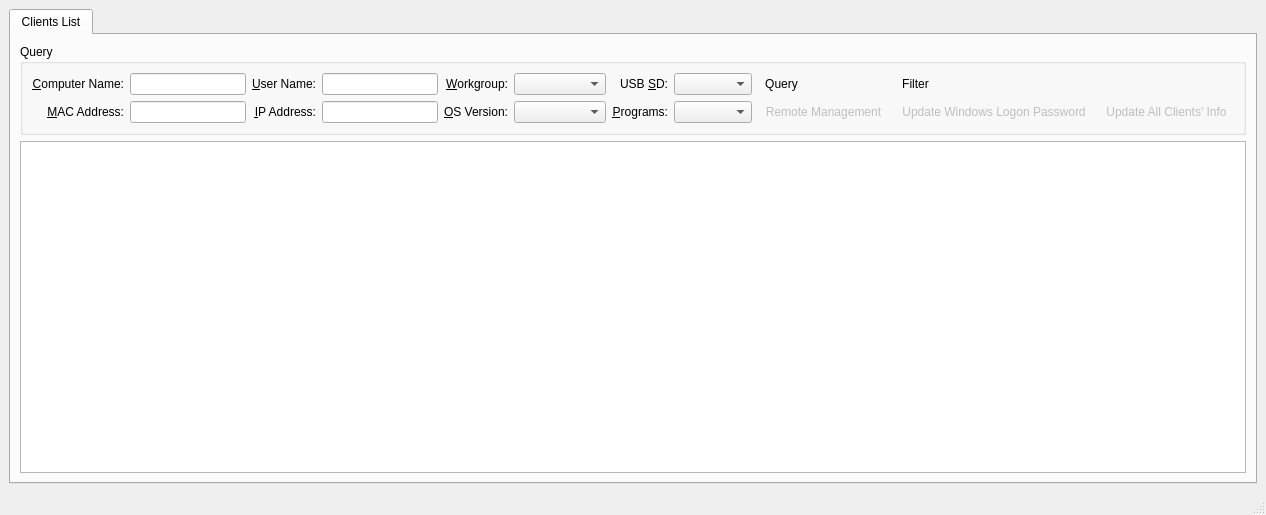
<?xml version="1.0" encoding="UTF-8"?>
<ui version="4.0">
 <class>ControlCenterClass</class>
 <widget class="QMainWindow" name="ControlCenterClass">
  <property name="geometry">
   <rect>
    <x>0</x>
    <y>0</y>
    <width>862</width>
    <height>515</height>
   </rect>
  </property>
  <property name="sizePolicy">
   <sizepolicy hsizetype="Expanding" vsizetype="Expanding">
    <horstretch>0</horstretch>
    <verstretch>0</verstretch>
   </sizepolicy>
  </property>
  <property name="windowTitle">
   <string>Control Center</string>
  </property>
  <widget class="QWidget" name="centralwidget">
   <layout class="QGridLayout" name="gridLayout_3">
    <item row="0" column="0">
     <widget class="QTabWidget" name="tabWidget">
      <property name="currentIndex">
       <number>0</number>
      </property>
      <widget class="QWidget" name="tabClientsList">
       <attribute name="title">
        <string>Clients List</string>
       </attribute>
       <layout class="QGridLayout" name="gridLayout_2">
        <item row="0" column="0">
         <widget class="QGroupBox" name="groupBox">
          <property name="title">
           <string>Query</string>
          </property>
          <layout class="QGridLayout" name="gridLayout">
           <item row="1" column="0">
            <widget class="QLabel" name="labelComputerName">
             <property name="text">
              <string>&amp;Computer Name:</string>
             </property>
             <property name="alignment">
              <set>Qt::AlignRight|Qt::AlignTrailing|Qt::AlignVCenter</set>
             </property>
             <property name="buddy">
              <cstring>lineEditComputerName</cstring>
             </property>
            </widget>
           </item>
           <item row="1" column="1">
            <widget class="QLineEdit" name="lineEditComputerName">
             <property name="minimumSize">
              <size>
               <width>100</width>
               <height>0</height>
              </size>
             </property>
            </widget>
           </item>
           <item row="2" column="5">
            <widget class="QComboBox" name="comboBoxOSVersion">
             <item>
              <property name="text">
               <string/>
              </property>
             </item>
             <item>
              <property name="text">
               <string>WIN_2000</string>
              </property>
             </item>
             <item>
              <property name="text">
               <string>WIN_XP</string>
              </property>
             </item>
             <item>
              <property name="text">
               <string>WIN_7</string>
              </property>
             </item>
            </widget>
           </item>
           <item row="2" column="4">
            <widget class="QLabel" name="labelOS">
             <property name="text">
              <string>&amp;OS Version:</string>
             </property>
             <property name="alignment">
              <set>Qt::AlignRight|Qt::AlignTrailing|Qt::AlignVCenter</set>
             </property>
             <property name="buddy">
              <cstring>comboBoxOSVersion</cstring>
             </property>
            </widget>
           </item>
           <item row="1" column="5">
            <widget class="QComboBox" name="comboBoxWorkgroup">
             <property name="sizePolicy">
              <sizepolicy hsizetype="Preferred" vsizetype="Fixed">
               <horstretch>0</horstretch>
               <verstretch>0</verstretch>
              </sizepolicy>
             </property>
             <property name="toolTip">
              <string>Department</string>
             </property>
             <property name="statusTip">
              <string/>
             </property>
             <property name="whatsThis">
              <string>Department</string>
             </property>
             <item>
              <property name="text">
               <string notr="true"/>
              </property>
             </item>
             <item>
              <property name="text">
               <string notr="true">Account</string>
              </property>
             </item>
             <item>
              <property name="text">
               <string notr="true">AdminDept</string>
              </property>
             </item>
             <item>
              <property name="text">
               <string notr="true">Cost</string>
              </property>
             </item>
             <item>
              <property name="text">
               <string notr="true">Custom</string>
              </property>
             </item>
             <item>
              <property name="text">
               <string>GMO</string>
              </property>
             </item>
             <item>
              <property name="text">
               <string notr="true">HR</string>
              </property>
             </item>
             <item>
              <property name="text">
               <string notr="true">Marker</string>
              </property>
             </item>
             <item>
              <property name="text">
               <string notr="true">PDS</string>
              </property>
             </item>
             <item>
              <property name="text">
               <string notr="true">PG</string>
              </property>
             </item>
             <item>
              <property name="text">
               <string notr="true">Plan</string>
              </property>
             </item>
             <item>
              <property name="text">
               <string notr="true">PMC</string>
              </property>
             </item>
             <item>
              <property name="text">
               <string notr="true">Purchase</string>
              </property>
             </item>
             <item>
              <property name="text">
               <string notr="true">QC</string>
              </property>
             </item>
             <item>
              <property name="text">
               <string>Retail</string>
              </property>
             </item>
             <item>
              <property name="text">
               <string notr="true">Sales</string>
              </property>
             </item>
             <item>
              <property name="text">
               <string notr="true">Sample</string>
              </property>
             </item>
             <item>
              <property name="text">
               <string notr="true">Secretary</string>
              </property>
             </item>
             <item>
              <property name="text">
               <string notr="true">Ship</string>
              </property>
             </item>
             <item>
              <property name="text">
               <string notr="true">Shop</string>
              </property>
             </item>
             <item>
              <property name="text">
               <string notr="true">WHouse</string>
              </property>
             </item>
            </widget>
           </item>
           <item row="1" column="4">
            <widget class="QLabel" name="labelWorkgroup">
             <property name="text">
              <string>&amp;Workgroup:</string>
             </property>
             <property name="alignment">
              <set>Qt::AlignRight|Qt::AlignTrailing|Qt::AlignVCenter</set>
             </property>
             <property name="buddy">
              <cstring>comboBoxWorkgroup</cstring>
             </property>
            </widget>
           </item>
           <item row="1" column="2">
            <widget class="QLabel" name="labelUserName">
             <property name="text">
              <string>&amp;User Name:</string>
             </property>
             <property name="alignment">
              <set>Qt::AlignRight|Qt::AlignTrailing|Qt::AlignVCenter</set>
             </property>
             <property name="buddy">
              <cstring>lineEditUserName</cstring>
             </property>
            </widget>
           </item>
           <item row="1" column="3">
            <widget class="QLineEdit" name="lineEditUserName">
             <property name="minimumSize">
              <size>
               <width>100</width>
               <height>0</height>
              </size>
             </property>
            </widget>
           </item>
           <item row="2" column="0">
            <widget class="QLabel" name="labelMACAddress">
             <property name="text">
              <string>&amp;MAC Address:</string>
             </property>
             <property name="alignment">
              <set>Qt::AlignRight|Qt::AlignTrailing|Qt::AlignVCenter</set>
             </property>
             <property name="buddy">
              <cstring>lineEditMACAddress</cstring>
             </property>
            </widget>
           </item>
           <item row="2" column="1">
            <widget class="QLineEdit" name="lineEditMACAddress">
             <property name="minimumSize">
              <size>
               <width>100</width>
               <height>0</height>
              </size>
             </property>
            </widget>
           </item>
           <item row="2" column="2">
            <widget class="QLabel" name="labelIPAddress">
             <property name="text">
              <string>&amp;IP Address:</string>
             </property>
             <property name="alignment">
              <set>Qt::AlignRight|Qt::AlignTrailing|Qt::AlignVCenter</set>
             </property>
             <property name="buddy">
              <cstring>lineEditIPAddress</cstring>
             </property>
            </widget>
           </item>
           <item row="2" column="3">
            <widget class="QLineEdit" name="lineEditIPAddress">
             <property name="minimumSize">
              <size>
               <width>100</width>
               <height>0</height>
              </size>
             </property>
            </widget>
           </item>
           <item row="1" column="6">
            <widget class="QLabel" name="labelUSBSD">
             <property name="text">
              <string>USB &amp;SD:</string>
             </property>
             <property name="alignment">
              <set>Qt::AlignRight|Qt::AlignTrailing|Qt::AlignVCenter</set>
             </property>
             <property name="buddy">
              <cstring>comboBoxUSBSD</cstring>
             </property>
            </widget>
           </item>
           <item row="1" column="7">
            <widget class="QComboBox" name="comboBoxUSBSD">
             <item>
              <property name="text">
               <string/>
              </property>
             </item>
             <item>
              <property name="text">
               <string>Enabled</string>
              </property>
             </item>
             <item>
              <property name="text">
               <string>Disabled</string>
              </property>
             </item>
            </widget>
           </item>
           <item row="2" column="6">
            <widget class="QLabel" name="label_2">
             <property name="text">
              <string>&amp;Programs:</string>
             </property>
             <property name="alignment">
              <set>Qt::AlignRight|Qt::AlignTrailing|Qt::AlignVCenter</set>
             </property>
             <property name="buddy">
              <cstring>comboBoxPrograms</cstring>
             </property>
            </widget>
           </item>
           <item row="2" column="7">
            <widget class="QComboBox" name="comboBoxPrograms">
             <item>
              <property name="text">
               <string/>
              </property>
             </item>
             <item>
              <property name="text">
               <string>Enabled</string>
              </property>
             </item>
             <item>
              <property name="text">
               <string>Disabled</string>
              </property>
             </item>
            </widget>
           </item>
           <item row="1" column="8">
            <widget class="QToolButton" name="toolButtonQuery">
             <property name="toolTip">
              <string/>
             </property>
             <property name="text">
              <string>Query</string>
             </property>
             <property name="icon">
              <iconset resource="controlcenter.qrc">
               <normaloff>:/icon/resources/images/querydatabase.png</normaloff>:/icon/resources/images/querydatabase.png</iconset>
             </property>
             <property name="shortcut">
              <string>Ctrl+Return</string>
             </property>
             <property name="autoRaise">
              <bool>true</bool>
             </property>
            </widget>
           </item>
           <item row="2" column="8">
            <widget class="QToolButton" name="toolButtonManage">
             <property name="enabled">
              <bool>false</bool>
             </property>
             <property name="text">
              <string>Remote Management</string>
             </property>
             <property name="icon">
              <iconset resource="controlcenter.qrc">
               <normaloff>:/icon/resources/images/connect.png</normaloff>:/icon/resources/images/connect.png</iconset>
             </property>
             <property name="autoRaise">
              <bool>true</bool>
             </property>
            </widget>
           </item>
           <item row="2" column="10">
            <widget class="QToolButton" name="toolButtonAnnouncement">
             <property name="enabled">
              <bool>false</bool>
             </property>
             <property name="text">
              <string>Update All Clients' Info</string>
             </property>
             <property name="icon">
              <iconset resource="controlcenter.qrc">
               <normaloff>:/icon/resources/images/announcement.png</normaloff>:/icon/resources/images/announcement.png</iconset>
             </property>
             <property name="shortcut">
              <string>F5</string>
             </property>
             <property name="autoRaise">
              <bool>true</bool>
             </property>
            </widget>
           </item>
           <item row="2" column="9">
            <widget class="QToolButton" name="toolButtonUpdatePassword">
             <property name="enabled">
              <bool>false</bool>
             </property>
             <property name="toolTip">
              <string>Update Windows Logon Password</string>
             </property>
             <property name="statusTip">
              <string>Update Windows Logon Password</string>
             </property>
             <property name="text">
              <string>Update Windows Logon Password</string>
             </property>
             <property name="icon">
              <iconset resource="controlcenter.qrc">
               <normaloff>:/icon/resources/images/password.png</normaloff>:/icon/resources/images/password.png</iconset>
             </property>
             <property name="autoRaise">
              <bool>true</bool>
             </property>
            </widget>
           </item>
           <item row="1" column="9">
            <widget class="QToolButton" name="toolButtonfilter">
             <property name="enabled">
              <bool>true</bool>
             </property>
             <property name="toolTip">
              <string>Filter Data</string>
             </property>
             <property name="statusTip">
              <string>Filter Data</string>
             </property>
             <property name="text">
              <string>Filter</string>
             </property>
             <property name="icon">
              <iconset resource="controlcenter.qrc">
               <normaloff>:/icon/resources/images/filter.png</normaloff>:/icon/resources/images/filter.png</iconset>
             </property>
             <property name="autoRaise">
              <bool>true</bool>
             </property>
            </widget>
           </item>
          </layout>
         </widget>
        </item>
        <item row="1" column="0">
         <widget class="QTableView" name="tableViewClientList">
          <property name="contextMenuPolicy">
           <enum>Qt::CustomContextMenu</enum>
          </property>
          <property name="alternatingRowColors">
           <bool>true</bool>
          </property>
          <property name="selectionMode">
           <enum>QAbstractItemView::ExtendedSelection</enum>
          </property>
          <property name="selectionBehavior">
           <enum>QAbstractItemView::SelectRows</enum>
          </property>
          <property name="sortingEnabled">
           <bool>true</bool>
          </property>
          <attribute name="horizontalHeaderStretchLastSection">
           <bool>true</bool>
          </attribute>
         </widget>
        </item>
       </layout>
      </widget>
     </widget>
    </item>
   </layout>
  </widget>
  <widget class="QMenuBar" name="menubar">
   <property name="geometry">
    <rect>
     <x>0</x>
     <y>0</y>
     <width>862</width>
     <height>23</height>
    </rect>
   </property>
  </widget>
  <widget class="QStatusBar" name="statusbar"/>
  <action name="actionPrint">
   <property name="text">
    <string>Print</string>
   </property>
   <property name="toolTip">
    <string>Print Data</string>
   </property>
  </action>
  <action name="actionExport">
   <property name="text">
    <string>Export</string>
   </property>
   <property name="toolTip">
    <string>Export Data</string>
   </property>
  </action>
  <action name="actionRemoteDesktop">
   <property name="text">
    <string>M$ Remote Desktop</string>
   </property>
  </action>
  <action name="actionQueryDatabase">
   <property name="icon">
    <iconset resource="controlcenter.qrc">
     <normaloff>:/icon/resources/images/querydatabase.png</normaloff>:/icon/resources/images/querydatabase.png</iconset>
   </property>
   <property name="text">
    <string>Query Database</string>
   </property>
  </action>
  <action name="actionSearchNetwork">
   <property name="icon">
    <iconset resource="controlcenter.qrc">
     <normaloff>:/icon/resources/images/searchnetwork.png</normaloff>:/icon/resources/images/searchnetwork.png</iconset>
   </property>
   <property name="text">
    <string>Search Network</string>
   </property>
  </action>
  <action name="actionUpdatePassword">
   <property name="icon">
    <iconset resource="controlcenter.qrc">
     <normaloff>:/icon/resources/images/password.png</normaloff>:/icon/resources/images/password.png</iconset>
   </property>
   <property name="text">
    <string>Update Password</string>
   </property>
  </action>
  <action name="actionInformNewPassword">
   <property name="icon">
    <iconset resource="controlcenter.qrc">
     <normaloff>:/icon/resources/images/informnewpassword.png</normaloff>:/icon/resources/images/informnewpassword.png</iconset>
   </property>
   <property name="text">
    <string>Inform New Password</string>
   </property>
  </action>
  <action name="actionAnnouncement">
   <property name="icon">
    <iconset resource="controlcenter.qrc">
     <normaloff>:/icon/resources/images/announcement.png</normaloff>:/icon/resources/images/announcement.png</iconset>
   </property>
   <property name="text">
    <string>Announcement</string>
   </property>
  </action>
  <action name="actionFilter">
   <property name="icon">
    <iconset resource="controlcenter.qrc">
     <normaloff>:/icon/resources/images/filter.png</normaloff>:/icon/resources/images/filter.png</iconset>
   </property>
   <property name="text">
    <string>Filter</string>
   </property>
   <property name="toolTip">
    <string>Filter</string>
   </property>
  </action>
 </widget>
 <resources>
  <include location="controlcenter.qrc"/>
 </resources>
 <connections/>
</ui>
